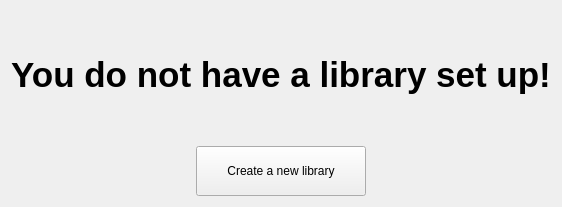
<?xml version="1.0" encoding="UTF-8"?>
<ui version="4.0">
 <class>Form</class>
 <widget class="QWidget" name="Form">
  <property name="geometry">
   <rect>
    <x>0</x>
    <y>0</y>
    <width>510</width>
    <height>207</height>
   </rect>
  </property>
  <property name="windowTitle">
   <string>Form</string>
  </property>
  <layout class="QGridLayout" name="gridLayout">
   <item row="0" column="0">
    <layout class="QVBoxLayout" name="verticalLayout">
     <item>
      <widget class="QLabel" name="label">
       <property name="sizePolicy">
        <sizepolicy hsizetype="MinimumExpanding" vsizetype="Preferred">
         <horstretch>0</horstretch>
         <verstretch>0</verstretch>
        </sizepolicy>
       </property>
       <property name="text">
        <string>&lt;!DOCTYPE HTML PUBLIC &quot;-//W3C//DTD HTML 4.0//EN&quot; &quot;http://www.w3.org/TR/REC-html40/strict.dtd&quot;&gt;
&lt;html&gt;&lt;head&gt;&lt;meta name=&quot;qrichtext&quot; content=&quot;1&quot; /&gt;&lt;style type=&quot;text/css&quot;&gt;
p, li { white-space: pre-wrap; }
&lt;/style&gt;&lt;/head&gt;&lt;body style=&quot; font-family:'Lucida Grande'; font-size:13pt; font-weight:400; font-style:normal;&quot;&gt;
&lt;p align=&quot;center&quot; style=&quot; margin-top:0px; margin-bottom:0px; margin-left:0px; margin-right:0px; -qt-block-indent:0; text-indent:0px;&quot;&gt;&lt;span style=&quot; font-size:26pt; font-weight:600;&quot;&gt;You do not have a library set up!&lt;/span&gt;&lt;/p&gt;&lt;/body&gt;&lt;/html&gt;</string>
       </property>
      </widget>
     </item>
     <item>
      <layout class="QHBoxLayout" name="horizontalLayout">
       <item>
        <spacer name="horizontalSpacer_2">
         <property name="orientation">
          <enum>Qt::Horizontal</enum>
         </property>
         <property name="sizeHint" stdset="0">
          <size>
           <width>40</width>
           <height>20</height>
          </size>
         </property>
        </spacer>
       </item>
       <item>
        <widget class="QPushButton" name="button_createLibrary">
         <property name="sizePolicy">
          <sizepolicy hsizetype="MinimumExpanding" vsizetype="Fixed">
           <horstretch>0</horstretch>
           <verstretch>0</verstretch>
          </sizepolicy>
         </property>
         <property name="minimumSize">
          <size>
           <width>150</width>
           <height>50</height>
          </size>
         </property>
         <property name="maximumSize">
          <size>
           <width>170</width>
           <height>16777215</height>
          </size>
         </property>
         <property name="styleSheet">
          <string notr="true"/>
         </property>
         <property name="text">
          <string>Create a new library</string>
         </property>
         <property name="flat">
          <bool>false</bool>
         </property>
        </widget>
       </item>
       <item>
        <spacer name="horizontalSpacer">
         <property name="orientation">
          <enum>Qt::Horizontal</enum>
         </property>
         <property name="sizeHint" stdset="0">
          <size>
           <width>40</width>
           <height>20</height>
          </size>
         </property>
        </spacer>
       </item>
      </layout>
     </item>
    </layout>
   </item>
  </layout>
 </widget>
 <resources/>
 <connections/>
</ui>
